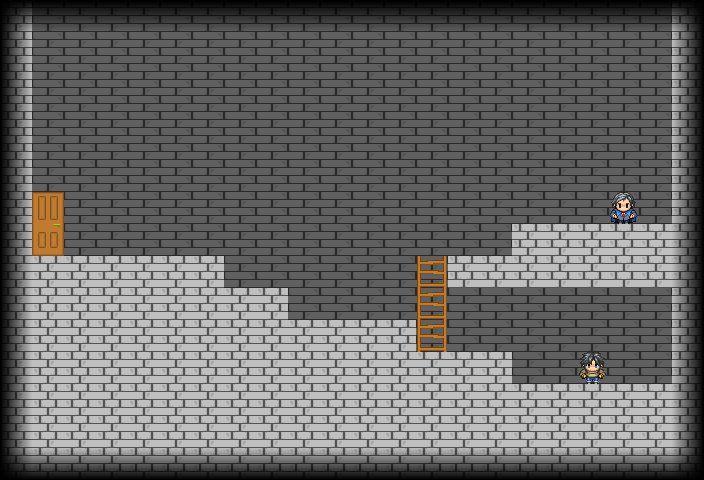

This is a level from a 2D game, rendered from its Tiled map with the project's own tilesets. A one-line summary and the map file follow, with tile-layer data summarised:
An orthogonal 22x15 tile map with 32x32 px tiles, 6 tile layers (bg, door, entities, fg, ...), 1 hidden layer not drawn, 5 tilesets and 3 objects (door, king).

<map version="1.0" orientation="orthogonal" renderorder="right-down" width="22" height="15" tilewidth="32" tileheight="32" nextobjectid="13">
 <tileset firstgid="1" name="rpgtk" tilewidth="32" tileheight="32" tilecount="204" columns="17">
  <image source="../img/tst/rpgtk.png" width="544" height="384" />
 </tileset>
 <tileset firstgid="205" name="special" tilewidth="32" tileheight="32" tilecount="3" columns="3">
  <image source="../img/tst/triggers.png" width="96" height="32" />
  <tile id="0">
   <properties>
    <property name="collidable" value="true" />
    <property name="solid" value="true" />
   </properties>
  </tile>
  <tile id="2">
   <properties>
    <property name="collidable" value="true" />
    <property name="ladder" value="true" />
   </properties>
  </tile>
 </tileset>
 <tileset firstgid="208" name="entities" tilewidth="32" tileheight="32" tilecount="2" columns="2">
  <image source="../img/tst/entities.png" width="64" height="32" />
 </tileset>
 <tileset firstgid="210" name="newset01" tilewidth="32" tileheight="32" tilecount="60" columns="15">
  <image source="../img/tst/newset01.png" width="480" height="128" />
 </tileset>
 <tileset firstgid="270" name="ladder" tilewidth="32" tileheight="32" tilecount="18" columns="6">
  <image source="../img/tst/ladder.png" width="200" height="100" />
 </tileset>
 <layer name="bg" width="22" height="15">
  <data>[330 cells, 217 non-empty, 2 distinct tile ids]</data>
 </layer>
 <layer name="door" width="22" height="15">
  <data>[330 cells, 2 non-empty, 2 distinct tile ids]</data>
 </layer>
 <layer name="entities" width="22" height="15">
  <data>[330 cells, 5 non-empty, 3 distinct tile ids]</data>
 </layer>
 <objectgroup name="object" visible="0">
  <object id="9" name="door" x="32" y="192" width="32" height="64">
   <properties>
    <property name="event" value="" />
    <property name="runOnKey" value="up" />
    <property name="warp" value="'overworld',480,256" />
   </properties>
  </object>
  <object id="10" name="king" x="608" y="192" width="32" height="32">
   <properties>
    <property name="event" value="" />
    <property name="file" value="summitofkings.lua" />
    <property name="oncePerCollision" value="" />
    <property name="runOnce" value="" />
   </properties>
  </object>
  <object id="11" x="576" y="352" width="32" height="32">
   <properties>
    <property name="event" value="" />
    <property name="file" value="slugfight.lua" />
    <property name="oncePerCollision" value="" />
   </properties>
  </object>
 </objectgroup>
 <layer name="fg" width="22" height="15">
  <data>[330 cells, 113 non-empty, 1 distinct tile ids]</data>
 </layer>
 <layer name="fadelr" width="22" height="15">
  <data>[330 cells, 30 non-empty, 2 distinct tile ids]</data>
 </layer>
 <layer name="fadeud" width="22" height="15">
  <data>[330 cells, 44 non-empty, 2 distinct tile ids]</data>
 </layer>
 <layer name="special" width="22" height="15" visible="0" opacity="0.5">
  <properties>
   <property name="collidable" value="false" />
   <property name="special" value="true" />
  </properties>
  <data>[330 cells, 81 non-empty, 2 distinct tile ids]</data>
 </layer>
</map>
